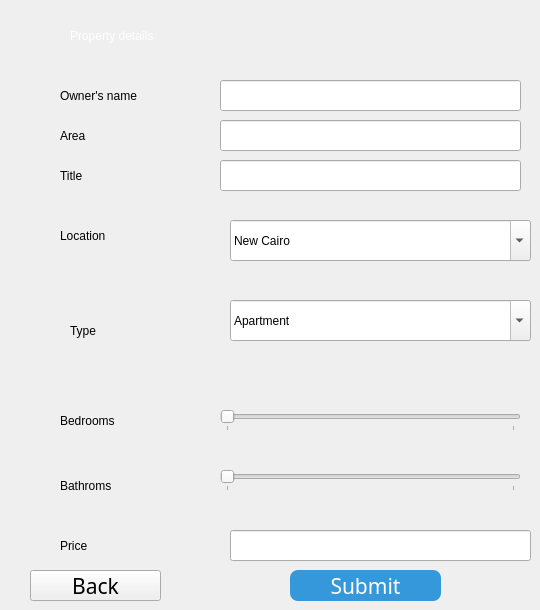
   <widget class="QWidget" name="addPropFun">
    <widget class="QLabel" name="ownernamelbl_2">
     <property name="geometry">
      <rect>
       <x>60</x>
       <y>80</y>
       <width>141</width>
       <height>31</height>
      </rect>
     </property>
     <property name="styleSheet">
      <string notr="true"/>
     </property>
     <property name="text">
      <string>Owner's name</string>
     </property>
    </widget>
    <widget class="QLineEdit" name="ownernameEdit_2">
     <property name="geometry">
      <rect>
       <x>220</x>
       <y>80</y>
       <width>301</width>
       <height>31</height>
      </rect>
     </property>
    </widget>
    <widget class="QLabel" name="arealbl_2">
     <property name="geometry">
      <rect>
       <x>60</x>
       <y>120</y>
       <width>101</width>
       <height>31</height>
      </rect>
     </property>
     <property name="text">
      <string>Area</string>
     </property>
    </widget>
    <widget class="QLineEdit" name="areaEdit_2">
     <property name="geometry">
      <rect>
       <x>220</x>
       <y>120</y>
       <width>301</width>
       <height>31</height>
      </rect>
     </property>
    </widget>
    <widget class="QLabel" name="locationlbl_2">
     <property name="geometry">
      <rect>
       <x>60</x>
       <y>220</y>
       <width>111</width>
       <height>31</height>
      </rect>
     </property>
     <property name="text">
      <string>Location</string>
     </property>
    </widget>
    <widget class="QComboBox" name="locationCombo_2">
     <property name="geometry">
      <rect>
       <x>230</x>
       <y>220</y>
       <width>301</width>
       <height>41</height>
      </rect>
     </property>
     <property name="editable">
      <bool>true</bool>
     </property>
     <property name="currentText">
      <string>Select</string>
     </property>
     <property name="duplicatesEnabled">
      <bool>false</bool>
     </property>
     <property name="frame">
      <bool>true</bool>
     </property>
     <item>
      <property name="text">
       <string>New Cairo</string>
      </property>
     </item>
     <item>
      <property name="text">
       <string>6th October</string>
      </property>
     </item>
     <item>
      <property name="text">
       <string>North Coast</string>
      </property>
     </item>
     <item>
      <property name="text">
       <string>Zayed City</string>
      </property>
     </item>
     <item>
      <property name="text">
       <string>Maadi</string>
      </property>
     </item>
     <item>
      <property name="text">
       <string>Heliopolis</string>
      </property>
     </item>
     <item>
      <property name="text">
       <string>Nasr City</string>
      </property>
     </item>
    </widget>
    <widget class="QLabel" name="typelbl_2">
     <property name="geometry">
      <rect>
       <x>70</x>
       <y>310</y>
       <width>81</width>
       <height>41</height>
      </rect>
     </property>
     <property name="text">
      <string>Type</string>
     </property>
    </widget>
    <widget class="QComboBox" name="typeCombo_2">
     <property name="geometry">
      <rect>
       <x>230</x>
       <y>300</y>
       <width>301</width>
       <height>41</height>
      </rect>
     </property>
     <property name="editable">
      <bool>true</bool>
     </property>
     <property name="currentText">
      <string>Select</string>
     </property>
     <item>
      <property name="text">
       <string>Apartment</string>
      </property>
     </item>
     <item>
      <property name="text">
       <string>Villa</string>
      </property>
     </item>
     <item>
      <property name="text">
       <string>Chalet</string>
      </property>
     </item>
     <item>
      <property name="text">
       <string>Studio</string>
      </property>
     </item>
     <item>
      <property name="text">
       <string>New Item</string>
      </property>
     </item>
     <item>
      <property name="text">
       <string>Duplex</string>
      </property>
     </item>
     <item>
      <property name="text">
       <string>Townhouse</string>
      </property>
     </item>
     <item>
      <property name="text">
       <string>Farmhouse</string>
      </property>
     </item>
    </widget>
    <widget class="QLabel" name="bedroomslbl_2">
     <property name="geometry">
      <rect>
       <x>60</x>
       <y>400</y>
       <width>121</width>
       <height>41</height>
      </rect>
     </property>
     <property name="text">
      <string>Bedrooms</string>
     </property>
    </widget>
    <widget class="QSlider" name="horizontalSlider_3">
     <property name="geometry">
      <rect>
       <x>220</x>
       <y>410</y>
       <width>301</width>
       <height>21</height>
      </rect>
     </property>
     <property name="autoFillBackground">
      <bool>false</bool>
     </property>
     <property name="minimum">
      <number>1</number>
     </property>
     <property name="maximum">
      <number>10</number>
     </property>
     <property name="value">
      <number>1</number>
     </property>
     <property name="sliderPosition">
      <number>1</number>
     </property>
     <property name="orientation">
      <enum>Qt::Orientation::Horizontal</enum>
     </property>
     <property name="invertedAppearance">
      <bool>false</bool>
     </property>
     <property name="invertedControls">
      <bool>false</bool>
     </property>
     <property name="tickPosition">
      <enum>QSlider::TickPosition::TicksBelow</enum>
     </property>
    </widget>
    <widget class="QLabel" name="bathroomslbl_2">
     <property name="geometry">
      <rect>
       <x>60</x>
       <y>470</y>
       <width>131</width>
       <height>31</height>
      </rect>
     </property>
     <property name="text">
      <string>Bathroms</string>
     </property>
    </widget>
    <widget class="QSlider" name="horizontalSlider_4">
     <property name="geometry">
      <rect>
       <x>220</x>
       <y>470</y>
       <width>301</width>
       <height>21</height>
      </rect>
     </property>
     <property name="minimum">
      <number>1</number>
     </property>
     <property name="maximum">
      <number>10</number>
     </property>
     <property name="orientation">
      <enum>Qt::Orientation::Horizontal</enum>
     </property>
     <property name="tickPosition">
      <enum>QSlider::TickPosition::TicksBelow</enum>
     </property>
    </widget>
    <widget class="QLabel" name="pricelbl_2">
     <property name="geometry">
      <rect>
       <x>60</x>
       <y>530</y>
       <width>131</width>
       <height>31</height>
      </rect>
     </property>
     <property name="text">
      <string>Price</string>
     </property>
    </widget>
    <widget class="QLineEdit" name="priceEdit_2">
     <property name="geometry">
      <rect>
       <x>230</x>
       <y>530</y>
       <width>301</width>
       <height>31</height>
      </rect>
     </property>
    </widget>
    <widget class="QLabel" name="title_3">
     <property name="geometry">
      <rect>
       <x>70</x>
       <y>20</y>
       <width>241</width>
       <height>31</height>
      </rect>
     </property>
     <property name="styleSheet">
      <string notr="true">font: 900 italic 18pt &quot;Segoe UI&quot;;
color: rgb(255, 255, 255);</string>
     </property>
     <property name="text">
      <string>Property details</string>
     </property>
    </widget>
    <widget class="QPushButton" name="submitPropertyBtn">
     <property name="geometry">
      <rect>
       <x>290</x>
       <y>570</y>
       <width>151</width>
       <height>31</height>
      </rect>
     </property>
     <property name="font">
      <font>
       <family>Segoe Print</family>
       <pointsize>16</pointsize>
      </font>
     </property>
     <property name="styleSheet">
      <string notr="true">QPushButton {
    background-color: #3498db;
    color: white;
    border-radius: 8px;
    padding: 6px 12px;
    border: none;
    box-shadow: 2px 2px 8px rgba(0, 0, 0, 0.3); /* Note: Qt doesn't support box-shadow! */
}

QPushButton:hover {
    background-color: #2980b9;
}
</string>
     </property>
     <property name="text">
      <string>Submit</string>
     </property>
    </widget>
    <widget class="QPushButton" name="pushButton_3">
     <property name="geometry">
      <rect>
       <x>30</x>
       <y>570</y>
       <width>131</width>
       <height>31</height>
      </rect>
     </property>
     <property name="font">
      <font>
       <family>Segoe Print</family>
       <pointsize>16</pointsize>
      </font>
     </property>
     <property name="text">
      <string>Back</string>
     </property>
    </widget>
    <widget class="QLabel" name="arealbl_3">
     <property name="geometry">
      <rect>
       <x>60</x>
       <y>160</y>
       <width>101</width>
       <height>31</height>
      </rect>
     </property>
     <property name="text">
      <string>Title</string>
     </property>
    </widget>
    <widget class="QLineEdit" name="titleEdit">
     <property name="geometry">
      <rect>
       <x>220</x>
       <y>160</y>
       <width>301</width>
       <height>31</height>
      </rect>
     </property>
    </widget>
   </widget>
